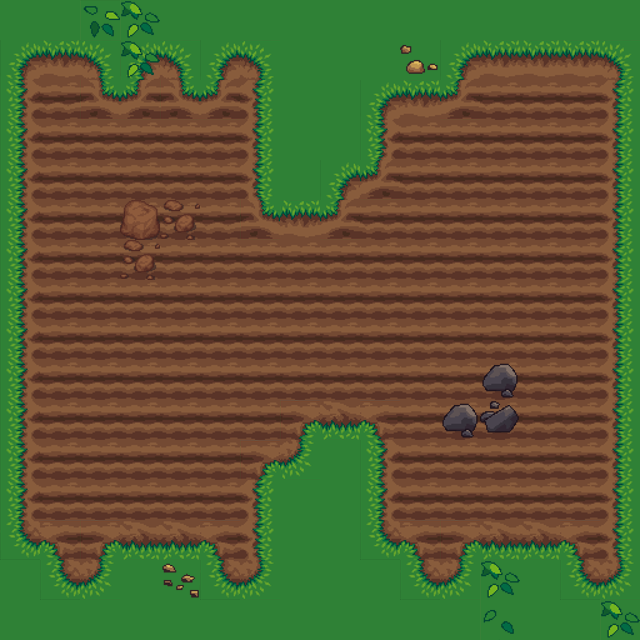

This game map was drawn from its Tiled (.tmx) file and the tilesets committed beside it. A one-line description and the trimmed map source follow:
An orthogonal 16x16 tile map with 40x40 px tiles, 2 tile layers (Tile Layer 1, Schtuff).

<map version="1.0" orientation="orthogonal" renderorder="right-down" width="16" height="16" tilewidth="40" tileheight="40" nextobjectid="1">
 <tileset firstgid="1" name="terrain" tilewidth="40" tileheight="40" tilecount="483">
  <image source="terrain.png" width="840" height="920" />
  <terraintypes>
   <terrain name="Grass" tile="-1" />
   <terrain name="Dirt" tile="-1" />
  </terraintypes>
  <tile id="127" terrain="0,0,0," />
  <tile id="128" terrain="0,0,,0" />
  <tile id="145" terrain="1,1,1,0" />
  <tile id="146" terrain="1,1,0,1" />
  <tile id="148" terrain="0,,0,0" />
  <tile id="149" terrain=",0,0,0" />
  <tile id="166" terrain="1,0,1,1" />
  <tile id="167" terrain="0,1,1,1" />
  <tile id="168" terrain=",,,0" />
  <tile id="169" terrain=",,0,0" />
  <tile id="170" terrain=",,0," />
  <tile id="186" terrain="0,0,0,1" />
  <tile id="187" terrain="0,0,1,1" />
  <tile id="188" terrain="0,0,1,0" />
  <tile id="189" terrain=",0,,0" />
  <tile id="190" terrain="0,0,0,0" />
  <tile id="191" terrain="0,,0," />
  <tile id="207" terrain="0,1,0,1" />
  <tile id="208" terrain="1,1,1,1" />
  <tile id="209" terrain="1,0,1,0" />
  <tile id="210" terrain=",0,," />
  <tile id="211" terrain="0,0,," />
  <tile id="212" terrain="0,,," />
  <tile id="228" terrain="0,1,0,0" />
  <tile id="229" terrain="1,1,0,0" />
  <tile id="230" terrain="1,0,0,0" />
 </tileset>
 <layer name="Tile Layer 1" width="16" height="16">
  <data>[256 cells, 256 non-empty, 14 distinct tile ids]</data>
 </layer>
 <layer name="Schtuff" width="16" height="16">
  <data>[256 cells, 14 non-empty, 9 distinct tile ids]</data>
 </layer>
</map>